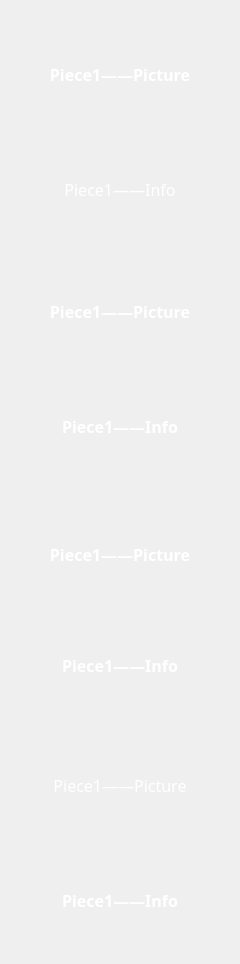
<?xml version="1.0" encoding="UTF-8"?>
<ui version="4.0">
 <class>Form</class>
 <widget class="QWidget" name="Form">
  <property name="geometry">
   <rect>
    <x>0</x>
    <y>0</y>
    <width>240</width>
    <height>964</height>
   </rect>
  </property>
  <property name="windowTitle">
   <string>Form</string>
  </property>
  <layout class="QVBoxLayout" name="verticalLayout">
   <item>
    <widget class="QWidget" name="widget" native="true">
     <property name="sizePolicy">
      <sizepolicy hsizetype="Preferred" vsizetype="Preferred">
       <horstretch>1</horstretch>
       <verstretch>0</verstretch>
      </sizepolicy>
     </property>
     <layout class="QVBoxLayout" name="verticalLayout_12">
      <property name="spacing">
       <number>0</number>
      </property>
      <property name="leftMargin">
       <number>0</number>
      </property>
      <property name="topMargin">
       <number>0</number>
      </property>
      <property name="rightMargin">
       <number>0</number>
      </property>
      <property name="bottomMargin">
       <number>0</number>
      </property>
      <item>
       <widget class="QLabel" name="dict_1">
        <property name="sizePolicy">
         <sizepolicy hsizetype="Preferred" vsizetype="Preferred">
          <horstretch>0</horstretch>
          <verstretch>6</verstretch>
         </sizepolicy>
        </property>
        <property name="minimumSize">
         <size>
          <width>204</width>
          <height>114</height>
         </size>
        </property>
        <property name="font">
         <font>
          <family>Arial Black</family>
          <pointsize>12</pointsize>
          <weight>75</weight>
          <bold>true</bold>
         </font>
        </property>
        <property name="styleSheet">
         <string notr="true">color: rgb(255, 255, 255);</string>
        </property>
        <property name="text">
         <string>Piece1——Picture</string>
        </property>
        <property name="textFormat">
         <enum>Qt::PlainText</enum>
        </property>
        <property name="scaledContents">
         <bool>false</bool>
        </property>
        <property name="alignment">
         <set>Qt::AlignCenter</set>
        </property>
       </widget>
      </item>
      <item>
       <widget class="QLabel" name="dict_1_info">
        <property name="sizePolicy">
         <sizepolicy hsizetype="Preferred" vsizetype="Preferred">
          <horstretch>0</horstretch>
          <verstretch>5</verstretch>
         </sizepolicy>
        </property>
        <property name="minimumSize">
         <size>
          <width>204</width>
          <height>100</height>
         </size>
        </property>
        <property name="font">
         <font>
          <family>Arial Black</family>
          <pointsize>12</pointsize>
         </font>
        </property>
        <property name="styleSheet">
         <string notr="true">color: rgb(255, 255, 255);</string>
        </property>
        <property name="text">
         <string>Piece1——Info</string>
        </property>
        <property name="alignment">
         <set>Qt::AlignCenter</set>
        </property>
       </widget>
      </item>
     </layout>
    </widget>
   </item>
   <item>
    <widget class="QWidget" name="widget_2" native="true">
     <property name="sizePolicy">
      <sizepolicy hsizetype="Preferred" vsizetype="Preferred">
       <horstretch>1</horstretch>
       <verstretch>0</verstretch>
      </sizepolicy>
     </property>
     <layout class="QVBoxLayout" name="verticalLayout_13">
      <property name="spacing">
       <number>0</number>
      </property>
      <property name="leftMargin">
       <number>0</number>
      </property>
      <property name="topMargin">
       <number>0</number>
      </property>
      <property name="rightMargin">
       <number>0</number>
      </property>
      <property name="bottomMargin">
       <number>0</number>
      </property>
      <item>
       <widget class="QLabel" name="dict_2">
        <property name="sizePolicy">
         <sizepolicy hsizetype="Preferred" vsizetype="Preferred">
          <horstretch>0</horstretch>
          <verstretch>6</verstretch>
         </sizepolicy>
        </property>
        <property name="minimumSize">
         <size>
          <width>204</width>
          <height>114</height>
         </size>
        </property>
        <property name="font">
         <font>
          <family>Arial Black</family>
          <pointsize>12</pointsize>
          <weight>75</weight>
          <bold>true</bold>
         </font>
        </property>
        <property name="styleSheet">
         <string notr="true">color: rgb(255, 255, 255);</string>
        </property>
        <property name="text">
         <string>Piece1——Picture</string>
        </property>
        <property name="scaledContents">
         <bool>false</bool>
        </property>
        <property name="alignment">
         <set>Qt::AlignCenter</set>
        </property>
       </widget>
      </item>
      <item>
       <widget class="QLabel" name="dict_2_info">
        <property name="sizePolicy">
         <sizepolicy hsizetype="Preferred" vsizetype="Preferred">
          <horstretch>0</horstretch>
          <verstretch>5</verstretch>
         </sizepolicy>
        </property>
        <property name="minimumSize">
         <size>
          <width>204</width>
          <height>100</height>
         </size>
        </property>
        <property name="font">
         <font>
          <family>Arial Black</family>
          <pointsize>12</pointsize>
          <weight>75</weight>
          <bold>true</bold>
         </font>
        </property>
        <property name="styleSheet">
         <string notr="true">color: rgb(255, 255, 255);</string>
        </property>
        <property name="text">
         <string>Piece1——Info</string>
        </property>
        <property name="alignment">
         <set>Qt::AlignCenter</set>
        </property>
       </widget>
      </item>
     </layout>
    </widget>
   </item>
   <item>
    <widget class="QWidget" name="widget_3" native="true">
     <property name="sizePolicy">
      <sizepolicy hsizetype="Preferred" vsizetype="Preferred">
       <horstretch>1</horstretch>
       <verstretch>0</verstretch>
      </sizepolicy>
     </property>
     <layout class="QVBoxLayout" name="verticalLayout_14">
      <property name="spacing">
       <number>0</number>
      </property>
      <property name="leftMargin">
       <number>0</number>
      </property>
      <property name="rightMargin">
       <number>0</number>
      </property>
      <property name="bottomMargin">
       <number>0</number>
      </property>
      <item>
       <widget class="QLabel" name="dict_3">
        <property name="sizePolicy">
         <sizepolicy hsizetype="Preferred" vsizetype="Preferred">
          <horstretch>0</horstretch>
          <verstretch>6</verstretch>
         </sizepolicy>
        </property>
        <property name="minimumSize">
         <size>
          <width>204</width>
          <height>114</height>
         </size>
        </property>
        <property name="font">
         <font>
          <family>Arial Black</family>
          <pointsize>12</pointsize>
          <weight>75</weight>
          <bold>true</bold>
         </font>
        </property>
        <property name="styleSheet">
         <string notr="true">color: rgb(255, 255, 255);</string>
        </property>
        <property name="text">
         <string>Piece1——Picture</string>
        </property>
        <property name="scaledContents">
         <bool>false</bool>
        </property>
        <property name="alignment">
         <set>Qt::AlignCenter</set>
        </property>
       </widget>
      </item>
      <item>
       <widget class="QLabel" name="dict_3_info">
        <property name="sizePolicy">
         <sizepolicy hsizetype="Preferred" vsizetype="Preferred">
          <horstretch>0</horstretch>
          <verstretch>5</verstretch>
         </sizepolicy>
        </property>
        <property name="minimumSize">
         <size>
          <width>204</width>
          <height>100</height>
         </size>
        </property>
        <property name="font">
         <font>
          <family>Arial Black</family>
          <pointsize>12</pointsize>
          <weight>75</weight>
          <bold>true</bold>
         </font>
        </property>
        <property name="styleSheet">
         <string notr="true">color: rgb(255, 255, 255);</string>
        </property>
        <property name="text">
         <string>Piece1——Info</string>
        </property>
        <property name="alignment">
         <set>Qt::AlignCenter</set>
        </property>
       </widget>
      </item>
     </layout>
    </widget>
   </item>
   <item>
    <widget class="QWidget" name="widget_4" native="true">
     <property name="sizePolicy">
      <sizepolicy hsizetype="Preferred" vsizetype="Preferred">
       <horstretch>1</horstretch>
       <verstretch>0</verstretch>
      </sizepolicy>
     </property>
     <layout class="QVBoxLayout" name="verticalLayout_15">
      <property name="spacing">
       <number>0</number>
      </property>
      <property name="leftMargin">
       <number>0</number>
      </property>
      <property name="topMargin">
       <number>0</number>
      </property>
      <property name="rightMargin">
       <number>0</number>
      </property>
      <property name="bottomMargin">
       <number>0</number>
      </property>
      <item>
       <widget class="QLabel" name="dict_4">
        <property name="sizePolicy">
         <sizepolicy hsizetype="Preferred" vsizetype="Preferred">
          <horstretch>0</horstretch>
          <verstretch>6</verstretch>
         </sizepolicy>
        </property>
        <property name="minimumSize">
         <size>
          <width>204</width>
          <height>114</height>
         </size>
        </property>
        <property name="font">
         <font>
          <family>Arial Black</family>
          <pointsize>12</pointsize>
          <weight>50</weight>
          <bold>false</bold>
         </font>
        </property>
        <property name="styleSheet">
         <string notr="true">
color: rgb(255, 255, 255);
</string>
        </property>
        <property name="text">
         <string>Piece1——Picture</string>
        </property>
        <property name="scaledContents">
         <bool>false</bool>
        </property>
        <property name="alignment">
         <set>Qt::AlignCenter</set>
        </property>
       </widget>
      </item>
      <item>
       <widget class="QLabel" name="dict_4_info">
        <property name="sizePolicy">
         <sizepolicy hsizetype="Preferred" vsizetype="Preferred">
          <horstretch>0</horstretch>
          <verstretch>5</verstretch>
         </sizepolicy>
        </property>
        <property name="minimumSize">
         <size>
          <width>204</width>
          <height>100</height>
         </size>
        </property>
        <property name="font">
         <font>
          <family>Arial Black</family>
          <pointsize>12</pointsize>
          <weight>75</weight>
          <bold>true</bold>
         </font>
        </property>
        <property name="styleSheet">
         <string notr="true">color: rgb(255, 255, 255);
</string>
        </property>
        <property name="text">
         <string>Piece1——Info</string>
        </property>
        <property name="alignment">
         <set>Qt::AlignCenter</set>
        </property>
       </widget>
      </item>
     </layout>
    </widget>
   </item>
  </layout>
 </widget>
 <resources/>
 <connections/>
</ui>
